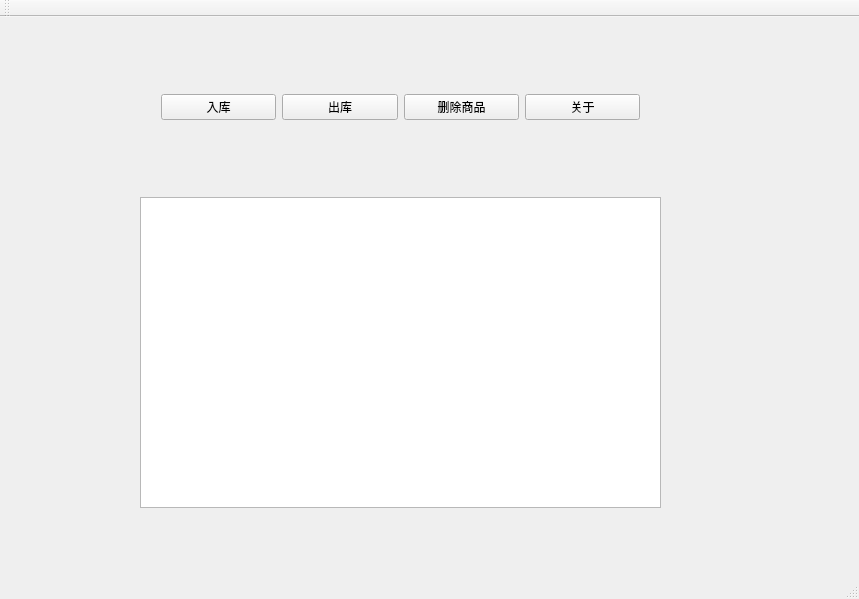
<?xml version="1.0" encoding="UTF-8"?>
<ui version="4.0">
 <class>QSqlDemoClass</class>
 <widget class="QMainWindow" name="QSqlDemoClass">
  <property name="geometry">
   <rect>
    <x>0</x>
    <y>0</y>
    <width>859</width>
    <height>599</height>
   </rect>
  </property>
  <property name="windowTitle">
   <string>QSqlDemo</string>
  </property>
  <widget class="QWidget" name="centralWidget">
   <widget class="QTableView" name="tableView">
    <property name="geometry">
     <rect>
      <x>140</x>
      <y>180</y>
      <width>521</width>
      <height>311</height>
     </rect>
    </property>
    <property name="sortingEnabled">
     <bool>true</bool>
    </property>
    <attribute name="horizontalHeaderStretchLastSection">
     <bool>true</bool>
    </attribute>
   </widget>
   <widget class="QWidget" name="horizontalLayoutWidget">
    <property name="geometry">
     <rect>
      <x>150</x>
      <y>50</y>
      <width>501</width>
      <height>80</height>
     </rect>
    </property>
    <layout class="QHBoxLayout" name="horizontalLayout">
     <item>
      <widget class="QPushButton" name="addButton">
       <property name="text">
        <string>入库</string>
       </property>
      </widget>
     </item>
     <item>
      <widget class="QPushButton" name="addButton_2">
       <property name="text">
        <string>出库</string>
       </property>
      </widget>
     </item>
     <item>
      <widget class="QPushButton" name="pushButton">
       <property name="text">
        <string>删除商品</string>
       </property>
      </widget>
     </item>
     <item>
      <widget class="QPushButton" name="aboutButton">
       <property name="text">
        <string>关于</string>
       </property>
      </widget>
     </item>
    </layout>
   </widget>
  </widget>
  <widget class="QMenuBar" name="menuBar">
   <property name="geometry">
    <rect>
     <x>0</x>
     <y>0</y>
     <width>859</width>
     <height>23</height>
    </rect>
   </property>
  </widget>
  <widget class="QToolBar" name="mainToolBar">
   <attribute name="toolBarArea">
    <enum>TopToolBarArea</enum>
   </attribute>
   <attribute name="toolBarBreak">
    <bool>false</bool>
   </attribute>
  </widget>
  <widget class="QStatusBar" name="statusBar"/>
 </widget>
 <layoutdefault spacing="6" margin="11"/>
 <resources>
  <include location="QSqlDemo.qrc"/>
 </resources>
 <connections/>
</ui>
